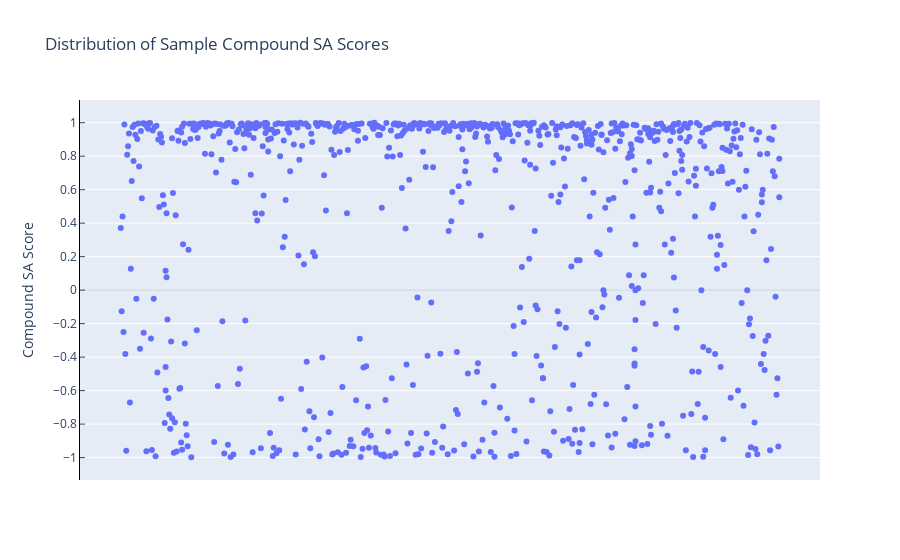

The cell this chart's notebook holds for it:
### Code cell
fig2 = px.scatter(Dist_df,x='Date Formatted',y='Compound_Score',hover_name="Id",title='Distribution of Sample Compound SA Scores')
fig2.update_xaxes(showticklabels=False,visible = False)
fig2.update_yaxes(showticklabels=True,nticks=12,ticks='inside',
                  showline=True, linecolor='black',
                  showgrid=True,title_text= 'Compound SA Score',
                  zeroline=True, zerolinecolor='black', zerolinewidth=.1)
fig2.show()

### Figure 1 — Plotly figure (JSON) as saved in the notebook; plotly's stock layout.template omitted (floating-point values rounded to 4 significant figures; data arrays with more than 128 entries replaced by an {"elided": "..."} marker saying what was removed)
{"data": [{"hovertemplate": "<b>%{hovertext}</b><br><br>Date Formatted=%{x}<br>Compound_Score=%{y}<extra></extra>", "hovertext": {"elided": "800 str values"}, "legendgroup": "", "marker": {"color": "#636efa", "symbol": "circle"}, "mode": "markers", "name": "", "orientation": "v", "showlegend": false, "type": "scatter", "x": {"elided": "800 str values"}, "xaxis": "x", "y": {"elided": "800 float values"}, "yaxis": "y"}], "layout": {"legend": {"tracegroupgap": 0}, "title": {"text": "Distribution of Sample Compound SA Scores"}, "xaxis": {"anchor": "y", "domain": [0, 1], "showticklabels": false, "title": {"text": "Date Formatted"}, "visible": false}, "yaxis": {"anchor": "x", "domain": [0, 1], "linecolor": "black", "nticks": 12, "showgrid": true, "showline": true, "showticklabels": true, "ticks": "inside", "title": {"text": "Compound SA Score"}, "zeroline": true, "zerolinecolor": "black", "zerolinewidth": 0.1}}}
